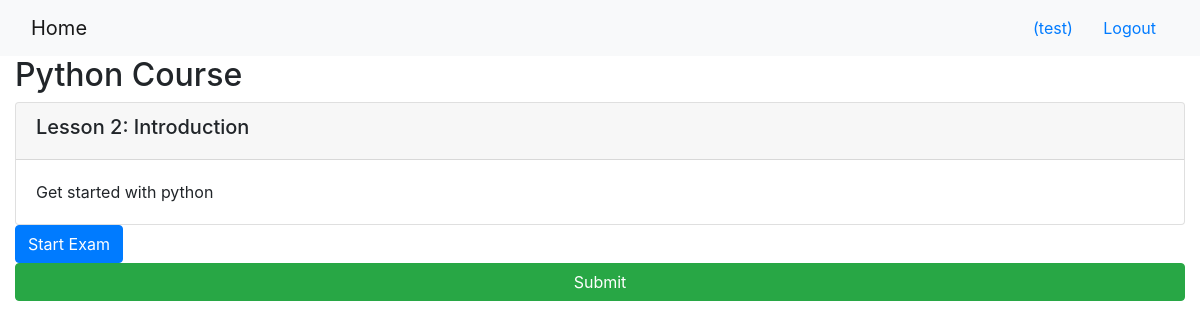
The page /onlinecourse/1/ (signed in) on the database as committed earlier.
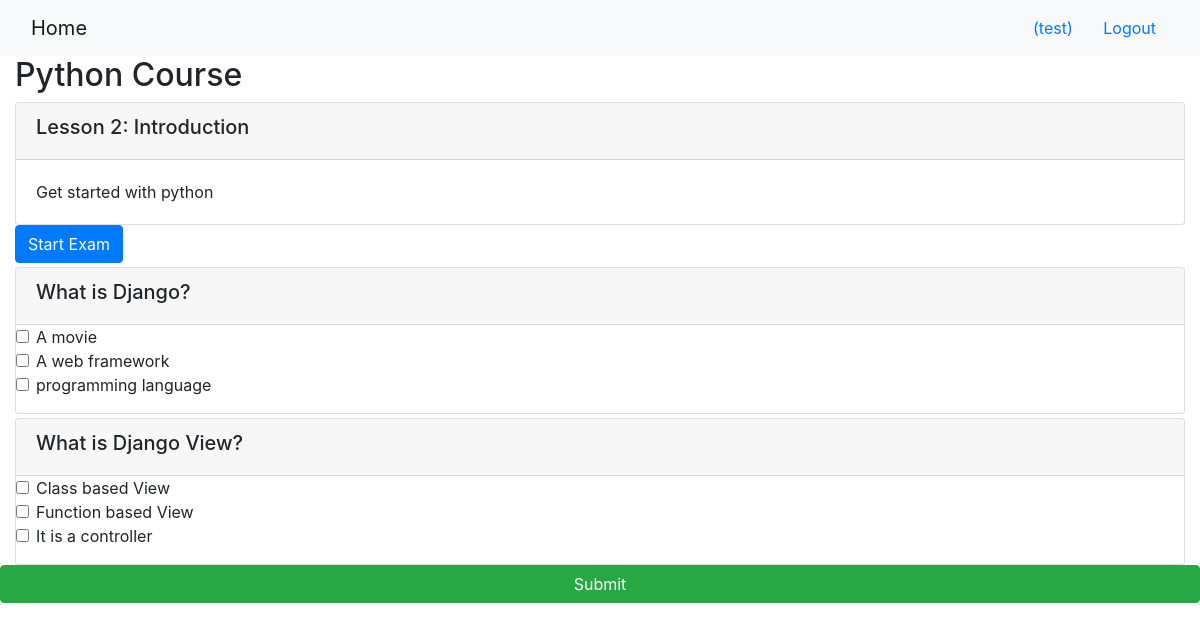
The same page on the database as committed later.
### onlinecourse/models.py (models this page shows, shortened)
class Course(models.Model):
    name = models.CharField(null=False, max_length=30, default='online course')
    image = models.ImageField(upload_to='course_images/')
    description = models.CharField(max_length=1000)
    pub_date = models.DateField(null=True)
    instructors = models.ManyToManyField(Instructor)
    users = models.ManyToManyField(settings.AUTH_USER_MODEL, through='Enrollment')
    total_enrollment = models.IntegerField(default=0)
    is_enrolled = False

class Lesson(models.Model):
    title = models.CharField(max_length=200, default="title")
    order = models.IntegerField(default=0)
    course = models.ForeignKey(Course, on_delete=models.CASCADE)
    content = models.TextField()

class Question(models.Model):
    lesson = models.ForeignKey(Lesson, on_delete=models.CASCADE)
    question_text = models.CharField(max_length=1000)
    grade = models.IntegerField(default=0)

class Choice(models.Model):
    question = models.ForeignKey(Question, on_delete=models.CASCADE)
    is_correct = models.BooleanField(default=False)
    choice_text = models.CharField(max_length=1000)

### onlinecourse/views.py (the view)
# urls.py: path('<int:pk>/', views.CourseDetailView.as_view(), name='course_details'),
class CourseDetailView(generic.DetailView):
    model = Course
    template_name = 'onlinecourse/course_detail_bootstrap.html'

### onlinecourse/templates/onlinecourse/course_detail_bootstrap.html (shortened to what this page needs)
<!DOCTYPE html>
<html lang="en">
<head>
     {% load static %}
    <link rel="stylesheet" href="https://maxcdn.bootstrapcdn.com/bootstrap/4.5.2/css/bootstrap.min.css">
</head>
<body>
    <nav class="navbar navbar-light bg-light">
        <div class="container-fluid">
            <div class="navbar-header">
                  <a class="navbar-brand" href="{% url 'onlinecourse:index' %}">Home</a>
            </div>
            <ul class="nav navbar-nav navbar-right">
                {% if user.is_authenticated %}
                <li>
                    <a class="btn btn-link" href="#">{{ user.first_name }}({{ user.username }})</a>
                    <a class="btn btn-link" href="{% url 'onlinecourse:logout' %}">Logout</a>
                </li>
                {% endif %}
            </ul>
        </div>
    </nav>
    <div class="container-fluid">
        <h2>{{ course.name }}</h2>
        <div class="card-columns-vertical">
            {% for lesson in course.lesson_set.all %}
                <div class="card mt-1">
                    <div class="card-header"><h5>Lesson {{lesson.order|add:1}}: {{lesson.title}}</h5></div>
                    <div class="card-body">{{lesson.content}}</div>
                </div>
                <button type="button" class="btn btn-primary" data-toggle="collapse" data-target="#exam">Start Exam</button>
                <div id="exam" class="collapse">
                    {% if user.is_authenticated %}
                        {% for question in lesson.question_set.all %}
                        <div class="card mt-1">
                            <div class="card-header"><h5>{{ question.question_text}}</h5></div>
                                <div class="form-group">
                                    {% for choice in question.choice_set.all %}
                                    <div class="form-check">
                                        <label class="form-check-label">
                                            <input type="checkbox" name="choice_{{choice.id}}"
                                                    class="form-check-input" id="{{choice.id}}"
                                                    value="{{choice.id}}">{{ choice.choice_text }}
                                        </label>
                                    </div>
                                    {% endfor %}
                                </div>
                            </div>
                        </div>
                        {% endfor %}
                        <input class="btn btn-success btn-block" type="submit" value="Submit">
                    {% endif %}
                </div>
            {% endfor %}
        </div>
</body>
</html>

Rows that differ between the two databases and show on the page:
added Question: question_text "What is Django?"
added Choice: choice_text "A movie", shown under "What is Django?"
added Choice: choice_text "A web framework", shown under "What is Django?"
added Choice: choice_text "programming language", shown under "What is Django?"
added Question: question_text "What is Django View?"
added Choice: choice_text "Class based View", shown under "What is Django View?"
added Choice: choice_text "Function based View", shown under "What is Django View?"
added Choice: choice_text "It is a controller", shown under "What is Django View?"
